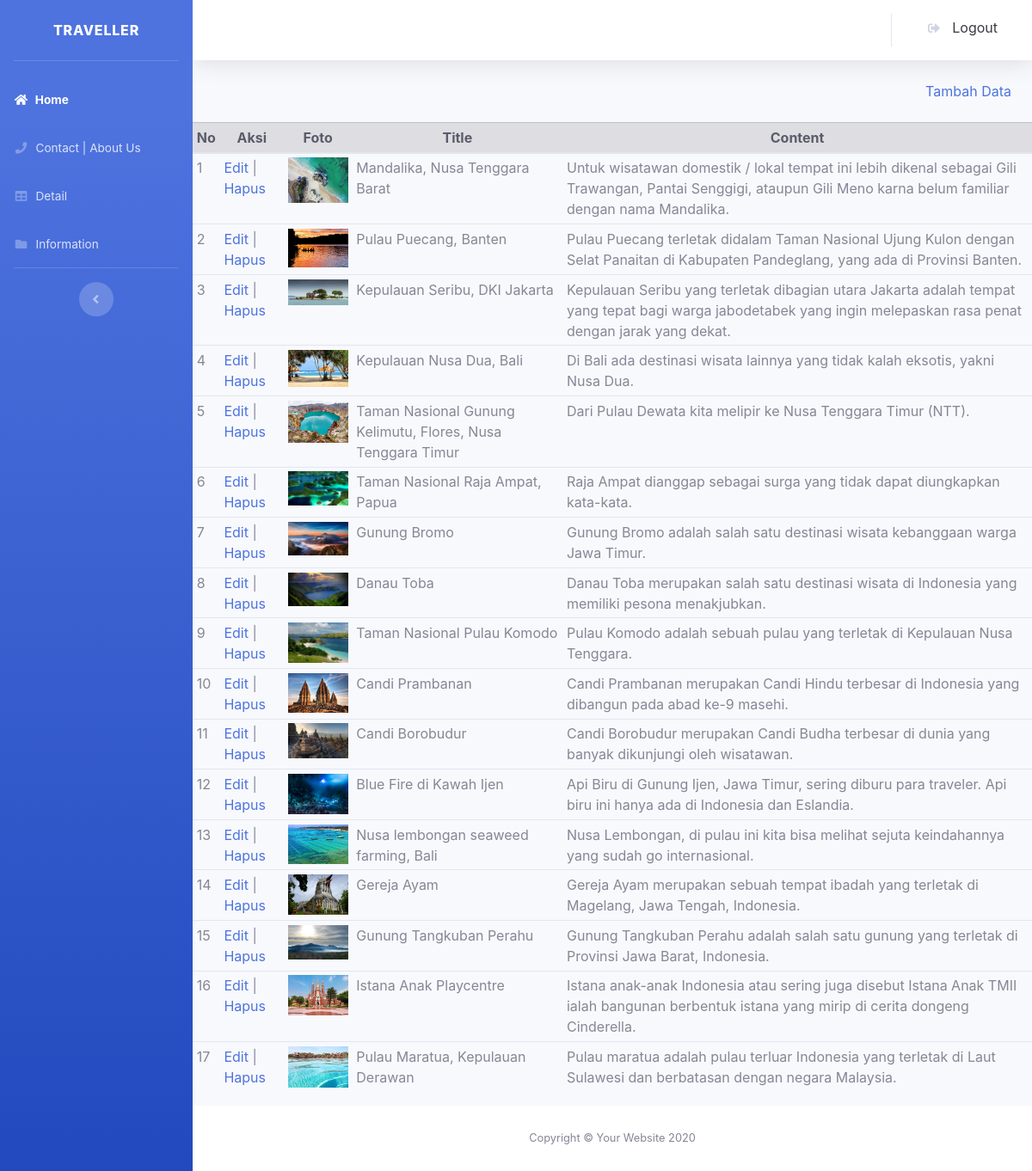
Screenshot of /admin/indexa.php (signed in) with the database file from the repository.
### tables this page shows
CREATE TABLE `pages` (
  `id` int(12) NOT NULL,
  `foto` varchar(255) NOT NULL,
  `title` varchar(100) NOT NULL,
  `content` varchar(255) NOT NULL,
  `created_at` timestamp NOT NULL DEFAULT current_timestamp(),
  `updated_at` timestamp NOT NULL DEFAULT current_timestamp(),
  `deleted_at` timestamp NULL DEFAULT NULL
);

### admin/indexa.php (the view, shortened to what this page needs)
<?php
require_once 'config/db.php';
function query($query){
  global $db;
$result = mysqli_query($db, $query);
$rows = [];
while($row = mysqli_fetch_assoc($result)){
  $rows[] = $row;
}
return $rows;
}
$pgs = query("SELECT * FROM pages");
?>
<!DOCTYPE html>
<html lang="en">
<head>
  <link href="assets/fontawesome-free/css/all.min.css" rel="stylesheet">
  <link href="assets/css/sb-admin-2.min.css" rel="stylesheet">
</head>
<body id="page-top">
  <div id="wrapper">
    <ul class="navbar-nav bg-gradient-primary sidebar sidebar-dark accordion" id="accordionSidebar">
      <a class="sidebar-brand d-flex align-items-center justify-content-center text-white" disabled="">
        <div class="sidebar-brand-text mx-3">Traveller</div>
      </a>
      <hr class="sidebar-divider">
      <li class="nav-item active">
        <a class="nav-link" href="indexa.php">
          <i class="fas fa-fw fa-home"></i>
          <span>Home</span>
        </a>
      </li>
      <li class="nav-item">
        <a class="nav-link" href="cas.php">
          <i class="fas fa-fw fa-phone"></i>
          <span>Contact | About Us</span>
        </a>
      </li>
      <li class="nav-item">
        <a class="nav-link" href="detail.php">
          <i class="fas fa-fw fa-table"></i>
          <span>Detail</span></a>
      </li>
      <li class="nav-item">
        <a class="nav-link" href="info.php">
          <i class="fas fa-fw fa-folder"></i>
          <span>Information</span></a>
      </li>
      <hr class="sidebar-divider d-none d-md-block">
      <div class="text-center d-none d-md-inline">
        <button class="rounded-circle border-0" id="sidebarToggle"></button>
      </div>
    </ul>
    <div id="content-wrapper" class="d-flex flex-column">
      <div id="content">
        <nav class="navbar navbar-expand navbar-light bg-white topbar mb-4 static-top shadow">
          <ul class="navbar-nav ml-auto">
            <li class="nav-item dropdown no-arrow">
            <a class="dropdown-item" href="logout.php" data-toggle="modal" data-target="#logoutModal">
                  <i class="fas fa-sign-out-alt fa-sm fa-fw mr-2 text-gray-400"></i>
                  Logout
                </a>
            </li>
          </ul>
        </nav>
    </div>
    <div id="content-wrapper" class="d-flex flex-column">
          <div class="container text-right"><a href="tambah.php">Tambah Data</a></div>
           <br>
           <table class="container table table-sm table-hover table-stripped">
          <thead class=" table-secondary text-dark text-center">
            <th>No</th>
            <th>Aksi</th>
            <th>Foto</th>
            <th>Title</th>
            <th>Content</th>
          <thead
        <?php $i=1; ?>
        <?php foreach($pgs as $row) : ?>
        <tr>
            <td><?php echo $i; ?></td>
            <td>
                <a href="editp.php?id=<?php echo $row["id"]; ?>">Edit</a> |
                <a href="hapusp.php?id=<?php echo $row["id"]; ?>" onclick="return confirm('serius?');">Hapus</a>
            </td>
            <td><img src="../assets/images/index/<?php echo $row["foto"]; ?>" width="70" alt=""></td>
            <td><?php echo $row["title"]; ?></td>
            <td><?php echo $row["content"]; ?></td>
        </tr>
        <?php  $i++; ?>
        <?php endforeach; ?>
    </table>
      <footer class="sticky-footer bg-white">
        <div class="container my-auto">
          <div class="copyright text-center my-auto">
            <span>Copyright &copy; Your Website <script>document.write(new Date().getFullYear());</script></span>
          </div>
        </div>
      </footer>
    </div>
  </div>
  </div>
</body>
</html>

### rows the page displays
pages: foto (picture), title "Mandalika, Nusa Tenggara Barat", content "Untuk wisatawan domestik / lokal tempat ini lebih dikenal sebagai Gili Trawangan, Pantai Senggigi, ataupun Gili Meno karna belum familiar dengan nama Mandalika."
pages: foto (picture), title "Pulau Puecang, Banten", content "Pulau Puecang terletak didalam Taman Nasional Ujung Kulon dengan Selat Panaitan di Kabupaten Pandeglang, yang ada di Provinsi Banten."
pages: foto (picture), title "Kepulauan Seribu, DKI Jakarta", content "Kepulauan Seribu yang terletak dibagian utara Jakarta adalah tempat yang tepat bagi warga jabodetabek yang ingin melepaskan rasa penat dengan jarak yang dekat."
pages: shows a picture, title "Kepulauan Nusa Dua, Bali", content "Di Bali ada destinasi wisata lainnya yang tidak kalah eksotis, yakni Nusa Dua."
pages: shows a picture, title "Taman Nasional Gunung Kelimutu, Flores, Nusa Tenggara Timur", content "Dari Pulau Dewata kita melipir ke Nusa Tenggara Timur (NTT)."
pages: foto (picture), title "Taman Nasional Raja Ampat, Papua", content "Raja Ampat dianggap sebagai surga yang tidak dapat diungkapkan kata-kata."
pages: foto (picture), title "Gunung Bromo", content "Gunung Bromo adalah salah satu destinasi wisata kebanggaan warga Jawa Timur."
pages: foto (picture), title "Danau Toba", content "Danau Toba merupakan salah satu destinasi wisata di Indonesia yang memiliki pesona menakjubkan."
pages: foto (picture), title "Taman Nasional Pulau Komodo", content "Pulau Komodo adalah sebuah pulau yang terletak di Kepulauan Nusa Tenggara."
pages: shows a picture, title "Candi Prambanan", content "Candi Prambanan merupakan Candi Hindu terbesar di Indonesia yang dibangun pada abad ke-9 masehi."
pages: foto (picture), title "Candi Borobudur", content "Candi Borobudur merupakan Candi Budha terbesar di dunia yang banyak dikunjungi oleh wisatawan."
pages: foto (picture), title "Blue Fire di Kawah Ijen", content "Api Biru di Gunung Ijen, Jawa Timur, sering diburu para traveler. Api biru ini hanya ada di Indonesia dan Eslandia."
pages: shows a picture, title "Nusa lembongan seaweed farming, Bali", content "Nusa Lembongan, di pulau ini kita bisa melihat sejuta keindahannya yang sudah go internasional."
pages: shows a picture, title "Gereja Ayam", content "Gereja Ayam merupakan sebuah tempat ibadah yang terletak di Magelang, Jawa Tengah, Indonesia."
pages: foto (picture), title "Gunung Tangkuban Perahu", content "Gunung Tangkuban Perahu adalah salah satu gunung yang terletak di Provinsi Jawa Barat, Indonesia."
pages: foto (picture), title "Istana Anak Playcentre", content "Istana anak-anak Indonesia atau sering juga disebut Istana Anak TMII ialah bangunan berbentuk istana yang mirip di cerita dongeng Cinderella."
pages: foto (picture), title "Pulau Maratua, Kepulauan Derawan", content "Pulau maratua adalah pulau terluar Indonesia yang terletak di Laut Sulawesi dan berbatasan dengan negara Malaysia."
